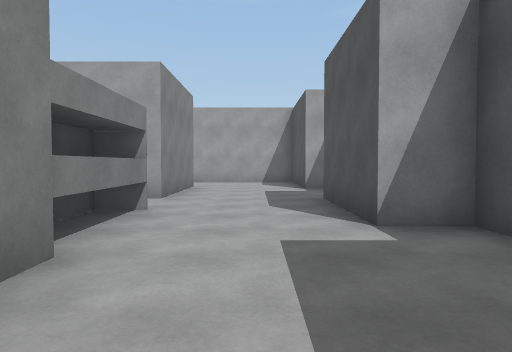
view 1 (above)

18 first-person views from a walk through a scene from a Unity 3-D project. The camera is 1.3 m above the floor, tilts 2° down and sees 70° across. The floor is counted in squares, 2 m on a side. Each view is taken from the middle of a square. On the plan, view 1 faces up. The plan holds only what a view shows up to about 11 squares ahead; the rest is blank.

view 2
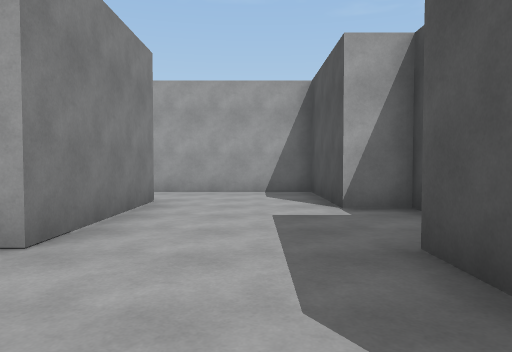

view 3
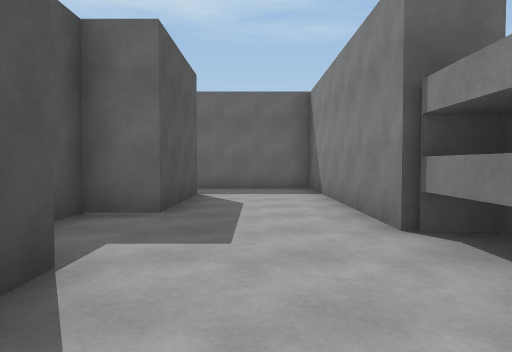

view 4
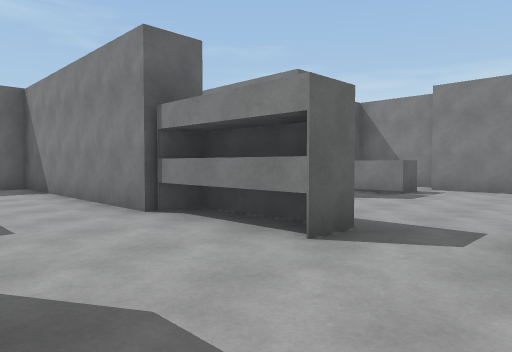

view 5
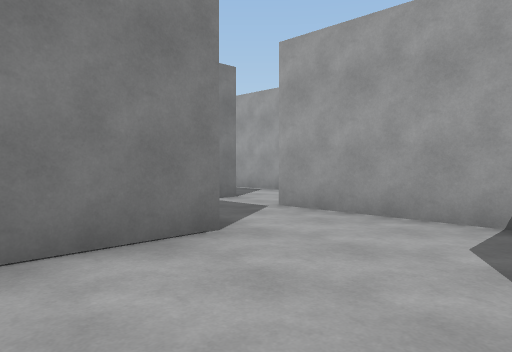

view 6
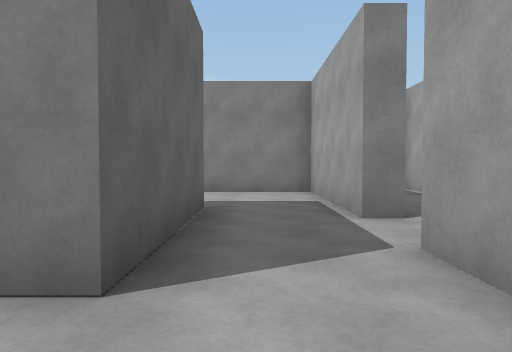

view 7
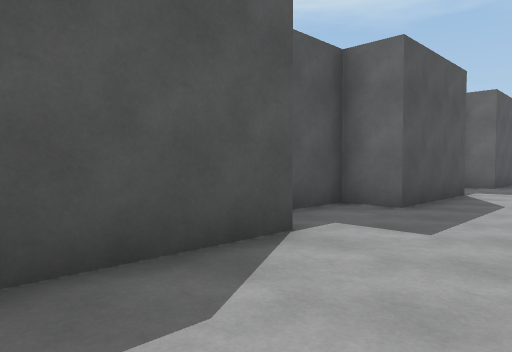

view 8
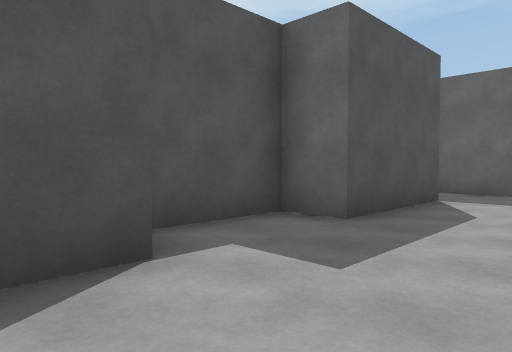

view 9
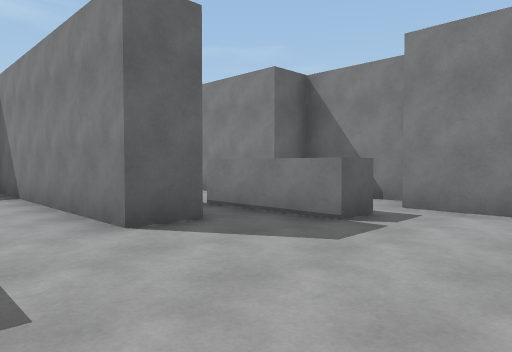

view 10
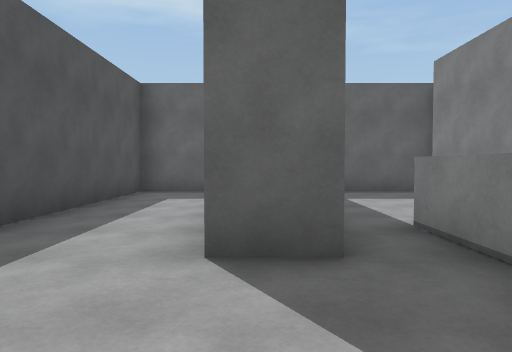

view 11
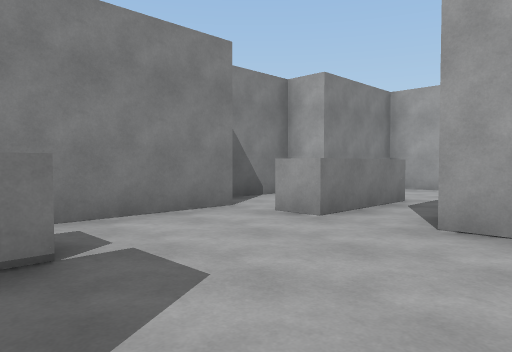

view 12
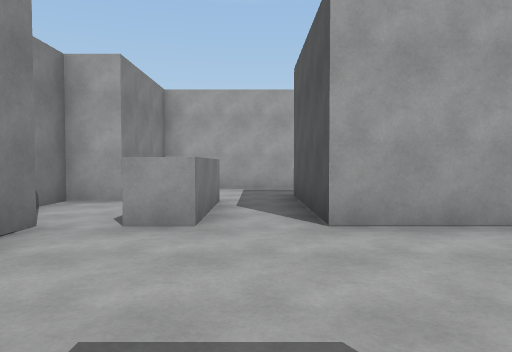

view 13
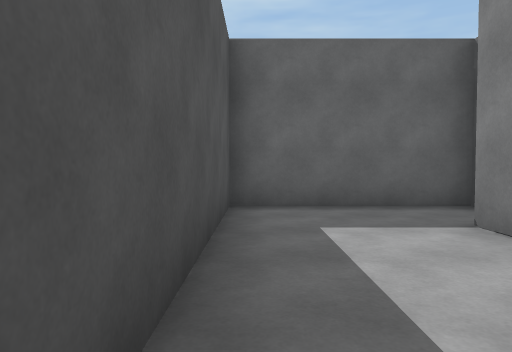

view 14
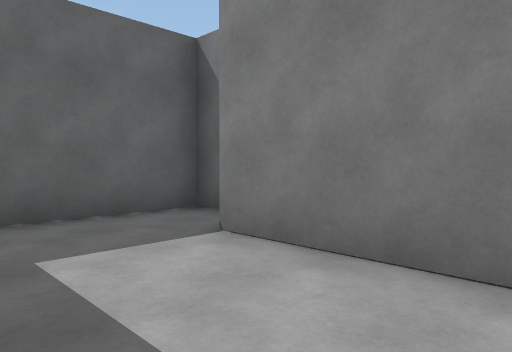

view 15
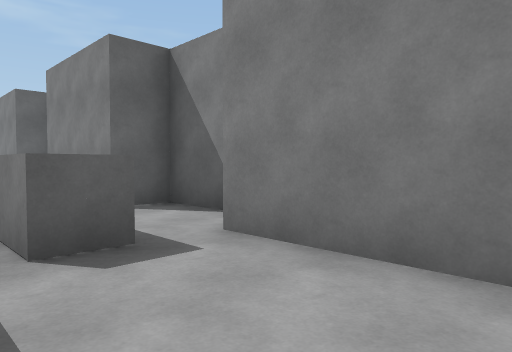

view 16
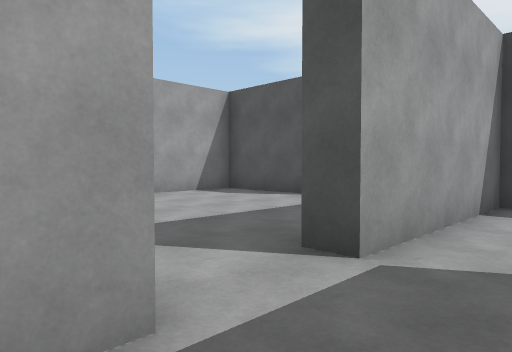

view 17
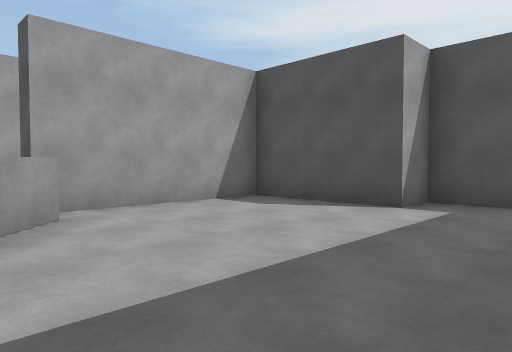

view 18
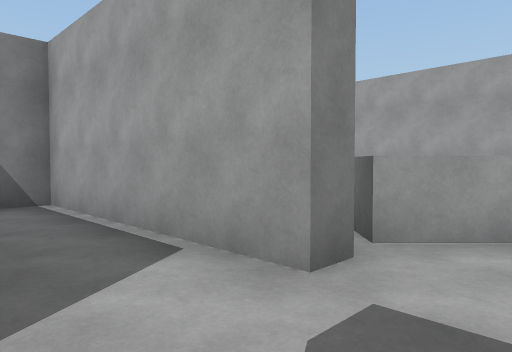

### Floor plan
Key: @ floor where view 1 was taken; # wall or solid block; . floor; ^ raised ledge.
Columns run from 10 left of view 1 to 3 right of it. Each row starts with its distance up from view 1.
 19        ######
 18        ^....#
 17       ^.....#
 16      ##.....##
 15 ######.......#
 14 #............#
 13  #####..#####
 12  #..........#
 11  #..........#
 10 ##...####...##
  9 #..^.#  #....#
  8 #..^.#  #....#
  7 #..^.####....#
  6 ##..........##
  5  #......#...#
  4 ##......#...##
  3 #..^....#....#
  2 #  ^.#..#....#
  1  #...#..#...##
  0  #...#..#.@.#
 -1  #...#..#...#
 -2  ....#..#...
 -3 #....#..#....
 -4 #############

Where each view was taken, in squares from view 1:
view 1: 0 up, 0 right, facing up
view 2: 4 up, 0 right, facing up
view 3: 6 up, 0 right, facing down
view 4: 7 up, 1 right, facing down-left
view 5: 8 up, 1 right, facing up-left
view 6: 11 up, 0 right, facing left
view 7: 12 up, 1 left, facing down-right
view 8: 5 up, 1 left, facing down-right
view 9: 6 up, 3 left, facing down-left
view 10: 5 up, 5 left, facing down
view 11: 3 up, 4 left, facing up-left
view 12: 3 up, 6 left, facing up
view 13: 2 up, 6 left, facing down
view 14: 1 up, 6 left, facing down-left
view 15: 12 up, 6 left, facing down-left
view 16: 11 up, 5 left, facing up-right
view 17: 13 up, 4 left, facing up-right
view 18: 13 up, 3 left, facing up-left
